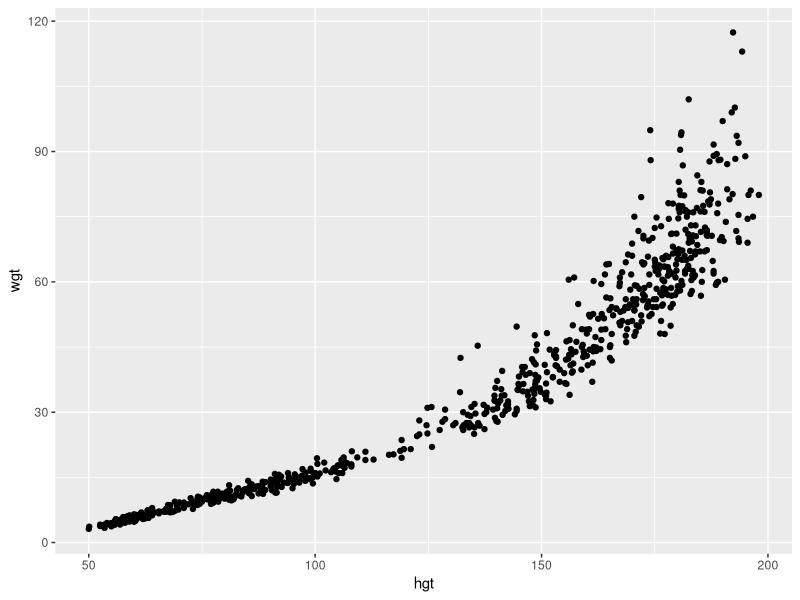
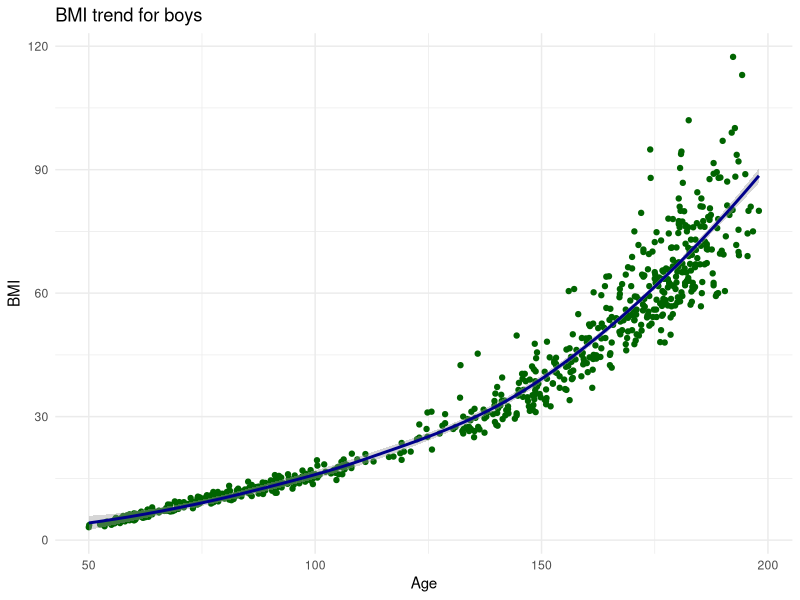
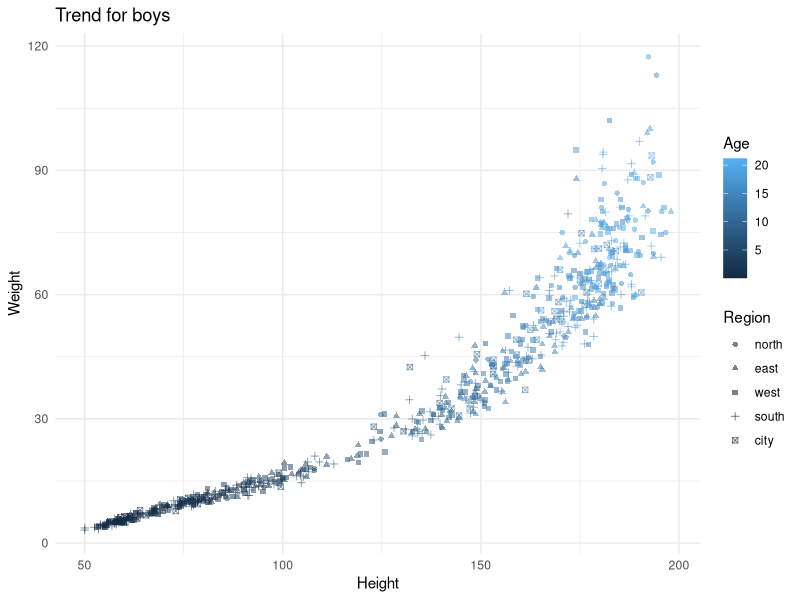
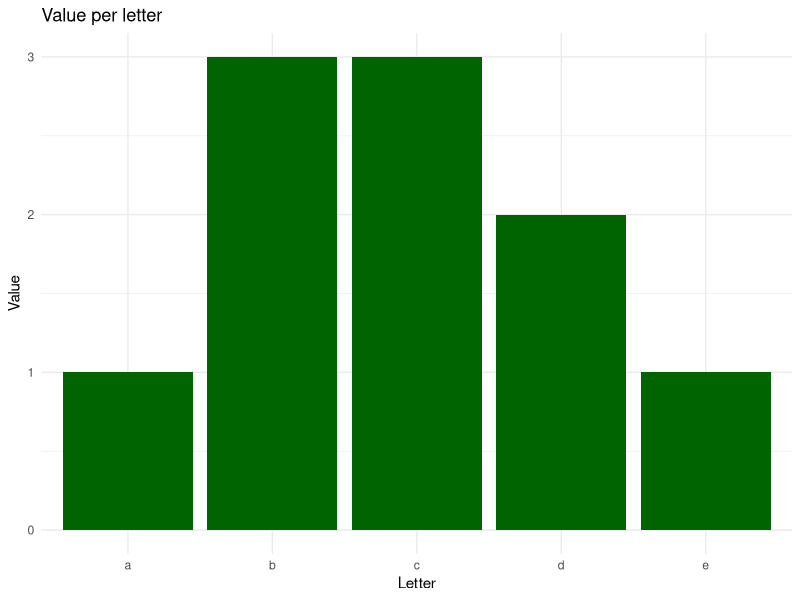
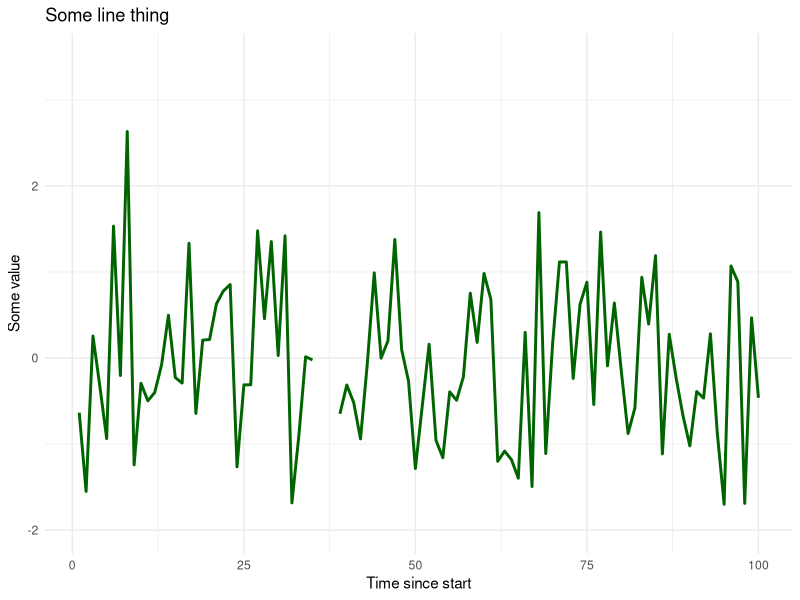
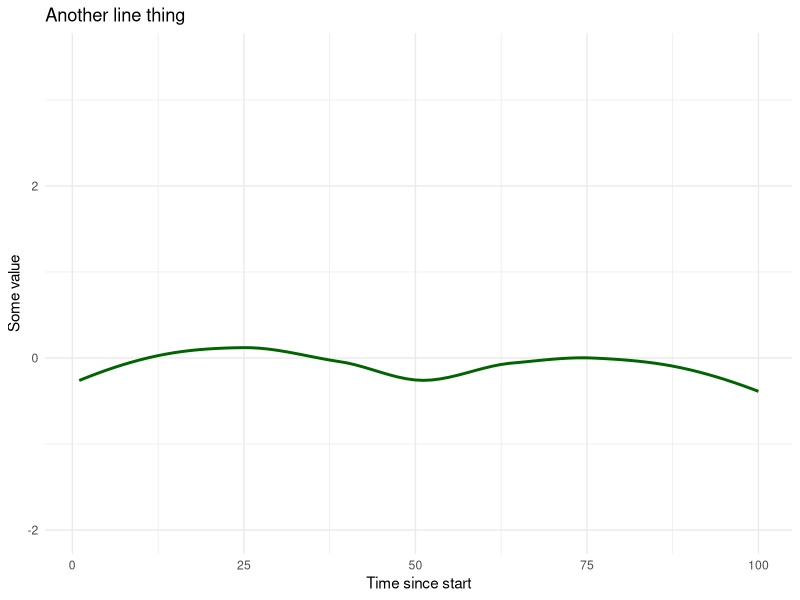
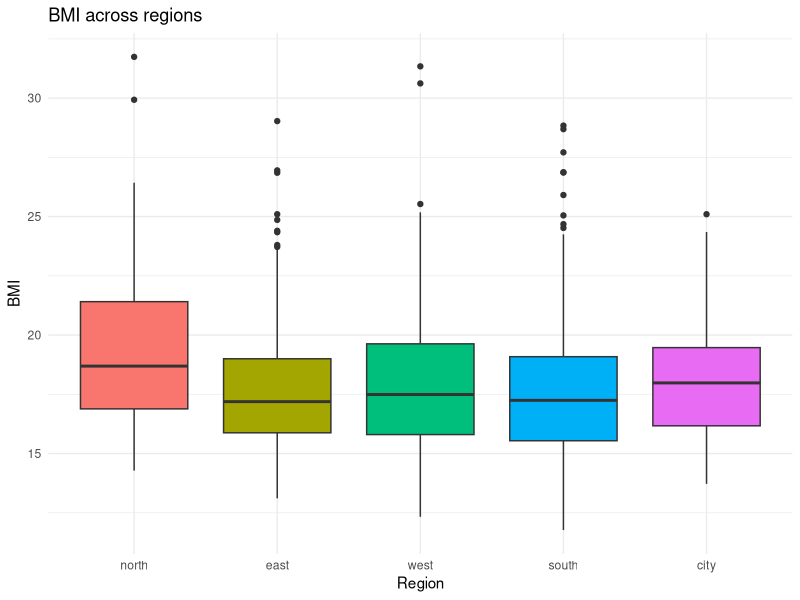
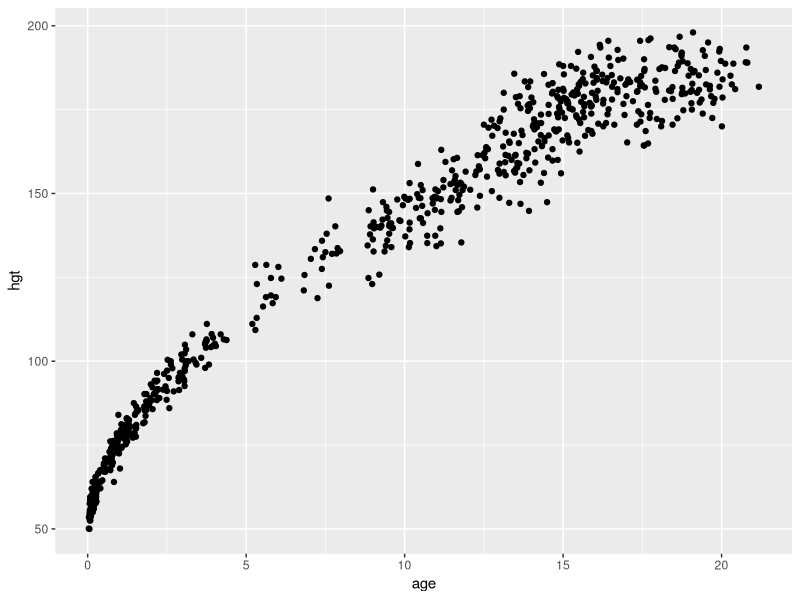

These charts were generated, in order, by the following R code: (Note: this script raises an error after producing the figures.)
## ---- chunk 1
library(mice)     # Boys dataset
library(tidyverse)# All the good stuff
library(ggplot2)  # Plotting suite (actually included in tidyverse)
## ---- chunk 2
boys |> 
  ggplot() +
  geom_point(aes(x = hgt, y = wgt),
             na.rm = TRUE)
## ---- chunk 3
gg <-  boys |> 
  ggplot() +
  geom_point(aes(x=hgt, y=wgt),
             col="dark green" )
## ---- chunk 4
gg <- gg + 
  geom_smooth(aes(x = hgt, y = wgt),
              col = "dark blue")
## ---- chunk 5
gg <- gg + 
  labs(x = "Age", y = "BMI", title = "BMI trend for boys") +
  theme_minimal()
## ---- chunk 6
plot(gg)
## ---- chunk 7
gg <- boys |>  
  filter(!is.na(reg)) |>  
  ggplot() +
  
  geom_point(aes(x = hgt, 
                 y = wgt, 
                 shape  = reg, 
                 colour = age),
             alpha = 0.5) +
  labs(title  = "Trend for boys",
       x      = "Height", 
       y      = "Weight", 
       shape    = "Region",
       colour = "Age") +
  theme_minimal()
## ---- chunk 8
plot(gg)
## ---- chunk 9
data.frame(x = letters[1:5], y = c(1, 3, 3, 2, 1)) %>% 
  ggplot() + 
  geom_bar(aes(x = x, y = y),
           fill = "dark green", stat = "identity") +
  labs(title = "Value per letter",
       x     = "Letter", 
       y     = "Value") +
  theme_minimal()
## ---- chunk 10
ggdat <- data.frame(x = 1:100, y = rnorm(100))
ggdat |>  
  ggplot(aes(x = x, y = y)) + 
  geom_line(colour = "dark green", lwd = 1) +
  ylim(-2, 3.5) +
  labs(title = "Some line thing",
       x     = "Time since start", 
       y     = "Some value") +
  theme_minimal()
## ---- chunk 11
ggdat %>% 
  ggplot(aes(x = x, y = y)) + 
  geom_smooth(colour = "dark green", lwd = 1, se = FALSE) +
  ylim(-2, 3.5) +
  labs(title = "Another line thing",
       x     = "Time since start", 
       y     = "Some value") +
  theme_minimal()
## ---- chunk 12
boys %>% 
  filter(!is.na(reg)) %>% 
  
  ggplot(aes(x = reg, y = bmi, fill = reg)) +
  
  geom_boxplot() +
  
  labs(title = "BMI across regions",
       x     = "Region", 
       y     = "BMI") +
  theme_minimal() + 
  theme(legend.position = "none")
## ---- chunk 13

library(tidyverse)
library(knitr)
library(kableExtra)
library(mice)   

inline <- function(x = "") paste0("`` `r ", x, "` ``")

#knitr::opts_chunk$set(message = F, echo = F)
dt <- mtcars[1:5, 1:6]

options("kableExtra.html.bsTable" = T) #For kableExtra with ioslides

## ---- chunk 14
a <- 100
a*2
## ---- chunk 15
boys |>  
select(-gen, -phb, -tv) |> 
head()
## ---- chunk 16
boys |>  
select(-gen, -phb, -tv, -hc) |> 
head() |> 
knitr::kable(format = "html",
col.names = c("Age","Height","Weight","BMI", "Region"),
align = "ccccc",
caption = "The 5 first boys")
## ---- chunk 17
boys |>  
  select(-gen, -phb, -tv, -hc) |> 
  head() |> 
  knitr::kable(col.names = c("Age","Height","Weight","BMI", "Region"),
               align = "ccccc",
               caption = "The 5 first boys") |>  
  kable_styling(bootstrap_options = c("hover"),
                full_width = FALSE, position = "left") 
## ---- chunk 18
boys |> 
  ggplot() +
  geom_point(aes(x = age,
                y = hgt))
## ---- chunk 19
a <- 100
a*2
## ---- chunk 20
include_graphics("figures/Options.png")
## ---- chunk 21
include_graphics("figures/cover.png")
